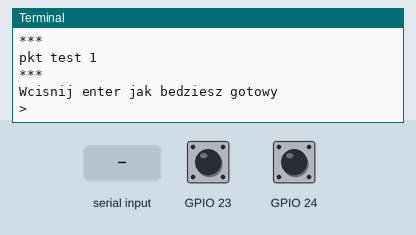
Bench run of a program on a simulated Raspberry Pi (BCM pin numbers). On the bench: the last lines printed to the terminal. The inputs (shaded band) are chosen by the test bench; at power-on: GPIO 24 HIGH, GPIO 23 HIGH. At 4.4 s the program stops and its outputs stay as they are.

Above: at 1.2 s.
1.3 s: "1" typed at the terminal, then Enter
At 2.5 s:
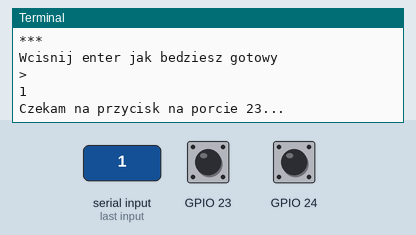
2.8 s: GPIO 24 pulled LOW for 0.15 s
At 3.6 s:
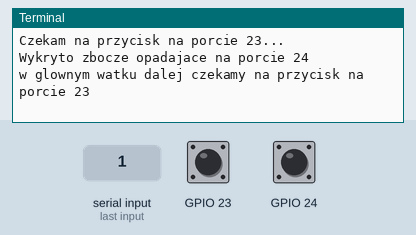
4.4 s: GPIO 23 pulled LOW for 0.15 s
At 4.8 s:
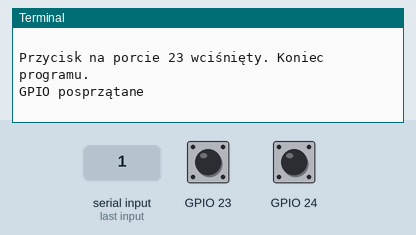

Measured:
- after the input at 1.3 s, the terminal: prints a new line at once (image 1)
- after the input at 2.8 s, the terminal: prints a new line at once (image 2)
- after the input at 4.4 s, the terminal: prints a new line at once (image 3)

The program:

push_callback.py
```python
#!/usr/bin/python

import RPi.GPIO as GPIO

GPIO.setmode(GPIO.BCM)

# GPIO 23 & 24 - inputs

GPIO.setup(23, GPIO.IN, pull_up_down=GPIO.PUD_UP)
GPIO.setup(24, GPIO.IN, pull_up_down=GPIO.PUD_UP)


# threaded callback function
# zostanie to uruchomione w innym watku po wykryciu okreslonego zdarzenia
def my_callback(channel):
    print("Wykryto zbocze opadajace na porcie 24")
    print("w glownym watku dalej czekamy na przycisk na porcie 23\n")


print("***")
print("pkt test 1")
print("***")

raw_input("Wcisnij enter jak bedziesz gotowy \n>")

GPIO.add_event_detect(24, GPIO.FALLING, callback=my_callback)


try:
    print("Czekam na przycisk na porcie 23...")
    GPIO.wait_for_edge(23, GPIO.FALLING)
    print("Przycisk na porcie 23 wciśnięty. Koniec programu.")

except KeyboardInterrupt:
    print("\nProgram przerwany przez użytkownika.")

finally:
    GPIO.cleanup()
    print("GPIO posprzątane")
```
